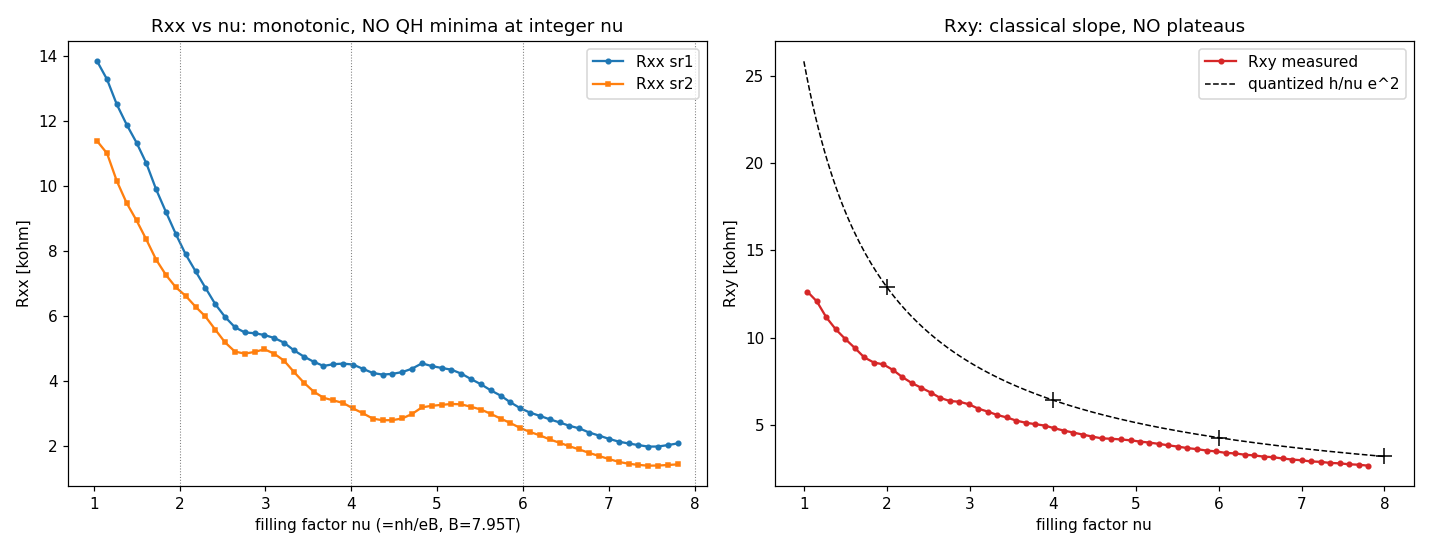

The Python source for this figure:
import numpy as np, scipy.constants as cst
import matplotlib; matplotlib.use("Agg"); import matplotlib.pyplot as plt
from hera.analysis import open_run, GateCalibration

r = open_run("data/6")
i = r.col("sr0_X") / (-1e6)
R1 = r.col("sr1_X") / i; R2 = r.col("sr2_X") / i; Rxy = r.col("sr3_X") / i
Vtg = r.col("DC_bias"); Vbg = r.col("k_2400_volt")
t = 15.6e-9
cal = GateCalibration.from_thicknesses(t, t/1.3091, 0.0,
        n_offset=-GateCalibration.from_thicknesses(t, t/1.3091, 0.0).n_D(0.174, 0.0)[0])
n = np.array([cal.n_D(Vtg[k], Vbg[k])[0] for k in range(len(Vtg))])
nu = n * cst.h / (cst.e * 7.95)

fig, ax = plt.subplots(1, 2, figsize=(13, 5))
ax[0].plot(nu, R1/1e3, "o-", ms=3, label="Rxx sr1")
ax[0].plot(nu, R2/1e3, "s-", ms=3, label="Rxx sr2")
for v in (2, 4, 6, 8):
    ax[0].axvline(v, ls=":", c="grey", lw=0.7)
ax[0].set_xlabel("filling factor nu (=nh/eB, B=7.95T)"); ax[0].set_ylabel("Rxx [kohm]")
ax[0].set_title("Rxx vs nu: monotonic, NO QH minima at integer nu"); ax[0].legend()
ax[1].plot(nu, Rxy/1e3, "o-", ms=3, color="C3", label="Rxy measured")
nn = np.linspace(1, 8, 200); ax[1].plot(nn, 25.813/nn, "k--", lw=1, label="quantized h/nu e^2")
for v in (2, 4, 6, 8):
    ax[1].plot(v, 25.813/v, "k+", ms=10)
ax[1].set_xlabel("filling factor nu"); ax[1].set_ylabel("Rxy [kohm]")
ax[1].set_title("Rxy: classical slope, NO plateaus"); ax[1].legend()
fig.tight_layout(); fig.savefig("hera_scratch/scout_qh.png", dpi=110)
# weak-oscillation check: detrend Rxx vs nu
from numpy.polynomial import polynomial as P
bg = np.polyval(np.polyfit(nu, R1, 6), nu); dR = (R1 - bg)/1e3
print(f"Rxx detrended amplitude (max-min): {dR.max()-dR.min():.2f} kohm on ~{R1.mean()/1e3:.1f} kohm bg "
      f"=> {(dR.max()-dR.min())/(R1.mean()/1e3)*100:.0f}% modulation")
print("saved hera_scratch/scout_qh.png")
